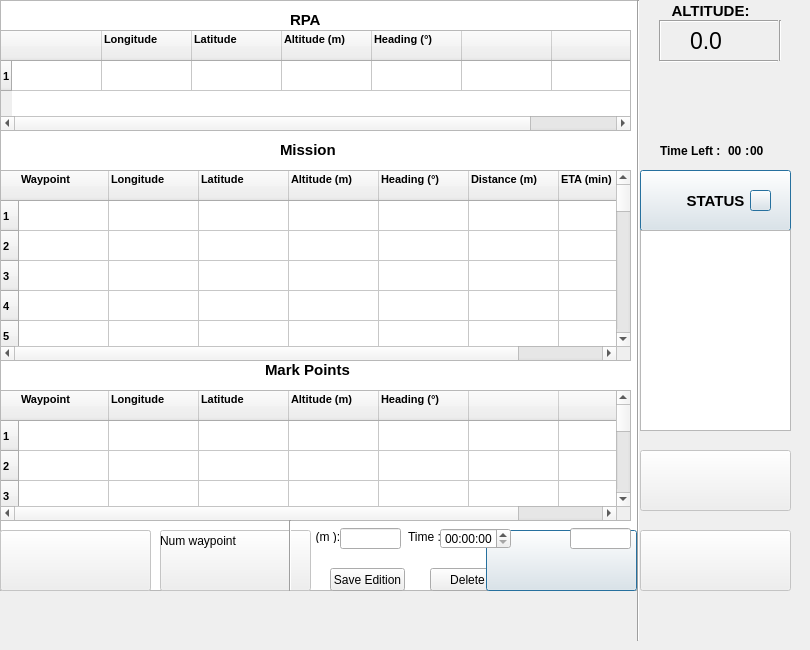
  <widget class="QWidget" name="centralwidget">
   <widget class="QListWidget" name="ListLogFinal">
    <property name="geometry">
     <rect>
      <x>0</x>
      <y>0</y>
      <width>638</width>
      <height>591</height>
     </rect>
    </property>
    <property name="autoFillBackground">
     <bool>false</bool>
    </property>
   </widget>
   <widget class="Line" name="line_5">
    <property name="geometry">
     <rect>
      <x>650</x>
      <y>20</y>
      <width>20</width>
      <height>41</height>
     </rect>
    </property>
    <property name="orientation">
     <enum>Qt::Vertical</enum>
    </property>
   </widget>
   <widget class="QComboBox" name="comboBox_ListWaypoint">
    <property name="geometry">
     <rect>
      <x>240</x>
      <y>530</y>
      <width>41</width>
      <height>22</height>
     </rect>
    </property>
   </widget>
   <widget class="QLabel" name="label_HDG">
    <property name="geometry">
     <rect>
      <x>520</x>
      <y>530</y>
      <width>46</width>
      <height>13</height>
     </rect>
    </property>
    <property name="text">
     <string>HDG (°) :</string>
    </property>
   </widget>
   <widget class="QLabel" name="label_Alt">
    <property name="geometry">
     <rect>
      <x>295</x>
      <y>530</y>
      <width>46</width>
      <height>13</height>
     </rect>
    </property>
    <property name="text">
     <string>Alt  (m ):</string>
    </property>
   </widget>
   <widget class="QPushButton" name="Delete_button">
    <property name="geometry">
     <rect>
      <x>430</x>
      <y>568</y>
      <width>75</width>
      <height>23</height>
     </rect>
    </property>
    <property name="text">
     <string>Delete</string>
    </property>
   </widget>
   <widget class="QPushButton" name="status_button">
    <property name="geometry">
     <rect>
      <x>640</x>
      <y>170</y>
      <width>151</width>
      <height>61</height>
     </rect>
    </property>
    <property name="font">
     <font>
      <pointsize>11</pointsize>
      <weight>75</weight>
      <bold>true</bold>
     </font>
    </property>
    <property name="text">
     <string>STATUS</string>
    </property>
    <property name="iconSize">
     <size>
      <width>60</width>
      <height>60</height>
     </size>
    </property>
    <property name="autoDefault">
     <bool>true</bool>
    </property>
    <property name="default">
     <bool>true</bool>
    </property>
    <property name="flat">
     <bool>false</bool>
    </property>
   </widget>
   <widget class="QLabel" name="labelRPA">
    <property name="geometry">
     <rect>
      <x>290</x>
      <y>10</y>
      <width>46</width>
      <height>20</height>
     </rect>
    </property>
    <property name="font">
     <font>
      <pointsize>11</pointsize>
      <weight>75</weight>
      <bold>true</bold>
     </font>
    </property>
    <property name="text">
     <string>RPA</string>
    </property>
   </widget>
   <widget class="QLabel" name="Time_left_Min">
    <property name="geometry">
     <rect>
      <x>728</x>
      <y>140</y>
      <width>21</width>
      <height>21</height>
     </rect>
    </property>
    <property name="font">
     <font>
      <pointsize>9</pointsize>
      <weight>75</weight>
      <bold>true</bold>
     </font>
    </property>
    <property name="text">
     <string>00</string>
    </property>
   </widget>
   <widget class="QPushButton" name="snapShoot_button">
    <property name="enabled">
     <bool>false</bool>
    </property>
    <property name="geometry">
     <rect>
      <x>160</x>
      <y>530</y>
      <width>151</width>
      <height>61</height>
     </rect>
    </property>
    <property name="toolTip">
     <string>SNAPSHOOT</string>
    </property>
    <property name="text">
     <string/>
    </property>
    <property name="icon">
     <iconset resource="ressource.qrc">
      <normaloff>:/new/prefix1/icon/11954231621344997843camera_pictogram_r5d_01.svg.hi.png</normaloff>:/new/prefix1/icon/11954231621344997843camera_pictogram_r5d_01.svg.hi.png</iconset>
    </property>
    <property name="iconSize">
     <size>
      <width>61</width>
      <height>50</height>
     </size>
    </property>
    <property name="autoDefault">
     <bool>true</bool>
    </property>
    <property name="default">
     <bool>true</bool>
    </property>
   </widget>
   <widget class="QLabel" name="label_Time">
    <property name="geometry">
     <rect>
      <x>408</x>
      <y>530</y>
      <width>46</width>
      <height>13</height>
     </rect>
    </property>
    <property name="text">
     <string>Time :</string>
    </property>
   </widget>
   <widget class="QPushButton" name="led_button">
    <property name="geometry">
     <rect>
      <x>750</x>
      <y>190</y>
      <width>21</width>
      <height>21</height>
     </rect>
    </property>
    <property name="minimumSize">
     <size>
      <width>21</width>
      <height>21</height>
     </size>
    </property>
    <property name="maximumSize">
     <size>
      <width>21</width>
      <height>21</height>
     </size>
    </property>
    <property name="text">
     <string/>
    </property>
    <property name="autoDefault">
     <bool>true</bool>
    </property>
    <property name="default">
     <bool>true</bool>
    </property>
   </widget>
   <widget class="QLabel" name="Time_left_point">
    <property name="geometry">
     <rect>
      <x>745</x>
      <y>140</y>
      <width>21</width>
      <height>21</height>
     </rect>
    </property>
    <property name="font">
     <font>
      <pointsize>10</pointsize>
      <weight>75</weight>
      <bold>true</bold>
     </font>
    </property>
    <property name="text">
     <string>:</string>
    </property>
   </widget>
   <widget class="QPushButton" name="FinishEdit_button_2">
    <property name="geometry">
     <rect>
      <x>530</x>
      <y>568</y>
      <width>75</width>
      <height>23</height>
     </rect>
    </property>
    <property name="text">
     <string>Finish Edition</string>
    </property>
   </widget>
   <widget class="Line" name="line_3">
    <property name="geometry">
     <rect>
      <x>660</x>
      <y>60</y>
      <width>118</width>
      <height>3</height>
     </rect>
    </property>
    <property name="orientation">
     <enum>Qt::Horizontal</enum>
    </property>
   </widget>
   <widget class="Marble::MarbleWidget" name="MarbleWidget_plan" native="true">
    <property name="geometry">
     <rect>
      <x>0</x>
      <y>0</y>
      <width>631</width>
      <height>521</height>
     </rect>
    </property>
    <property name="sizePolicy">
     <sizepolicy hsizetype="Preferred" vsizetype="Preferred">
      <horstretch>0</horstretch>
      <verstretch>0</verstretch>
     </sizepolicy>
    </property>
    <property name="cursor">
     <cursorShape>CrossCursor</cursorShape>
    </property>
    <property name="mouseTracking">
     <bool>false</bool>
    </property>
    <property name="toolTip">
     <string/>
    </property>
    <property name="whatsThis">
     <string/>
    </property>
    <property name="zoom" stdset="0">
     <number>2100</number>
    </property>
    <property name="mapThemeId" stdset="0">
     <string>earth/openstreetmap/openstreetmap.dgml</string>
    </property>
    <property name="projection" stdset="0">
     <number>0</number>
    </property>
    <property name="longitude" stdset="0">
     <double>1.400000000000001</double>
    </property>
    <property name="latitude" stdset="0">
     <double>43.600000000000001</double>
    </property>
    <property name="showOverviewMap" stdset="0">
     <bool>false</bool>
    </property>
    <property name="showScaleBar" stdset="0">
     <bool>false</bool>
    </property>
    <property name="showCompass" stdset="0">
     <bool>false</bool>
    </property>
    <property name="showGrid" stdset="0">
     <bool>false</bool>
    </property>
    <property name="showClouds" stdset="0">
     <bool>false</bool>
    </property>
    <property name="showAtmosphere" stdset="0">
     <bool>false</bool>
    </property>
    <property name="showPlaces" stdset="0">
     <bool>false</bool>
    </property>
    <property name="showCities" stdset="0">
     <bool>false</bool>
    </property>
    <property name="showTerrain" stdset="0">
     <bool>false</bool>
    </property>
    <property name="showOtherPlaces" stdset="0">
     <bool>false</bool>
    </property>
    <property name="showRelief" stdset="0">
     <bool>false</bool>
    </property>
    <property name="showBorders" stdset="0">
     <bool>false</bool>
    </property>
    <property name="showRivers" stdset="0">
     <bool>false</bool>
    </property>
    <property name="showLakes" stdset="0">
     <bool>false</bool>
    </property>
    <property name="volatileTileCacheLimit" stdset="0">
     <uLongLong>200000</uLongLong>
    </property>
   </widget>
   <widget class="Line" name="line_6">
    <property name="geometry">
     <rect>
      <x>770</x>
      <y>20</y>
      <width>20</width>
      <height>41</height>
     </rect>
    </property>
    <property name="orientation">
     <enum>Qt::Vertical</enum>
    </property>
   </widget>
   <widget class="QLabel" name="battery_label">
    <property name="geometry">
     <rect>
      <x>640</x>
      <y>70</y>
      <width>161</width>
      <height>71</height>
     </rect>
    </property>
    <property name="text">
     <string/>
    </property>
    <property name="pixmap">
     <pixmap resource="ressource.qrc">:/new/prefix1/icon/0.png</pixmap>
    </property>
    <property name="scaledContents">
     <bool>true</bool>
    </property>
   </widget>
   <widget class="Line" name="line">
    <property name="geometry">
     <rect>
      <x>623</x>
      <y>0</y>
      <width>31</width>
      <height>641</height>
     </rect>
    </property>
    <property name="orientation">
     <enum>Qt::Vertical</enum>
    </property>
   </widget>
   <widget class="QPushButton" name="start_button">
    <property name="enabled">
     <bool>false</bool>
    </property>
    <property name="geometry">
     <rect>
      <x>640</x>
      <y>370</y>
      <width>151</width>
      <height>61</height>
     </rect>
    </property>
    <property name="toolTip">
     <string>START MOTOR</string>
    </property>
    <property name="text">
     <string/>
    </property>
    <property name="icon">
     <iconset resource="ressource.qrc">
      <normaloff>:/new/prefix1/icon/engineOff.png</normaloff>:/new/prefix1/icon/engineOff.png</iconset>
    </property>
    <property name="iconSize">
     <size>
      <width>61</width>
      <height>151</height>
     </size>
    </property>
    <property name="checkable">
     <bool>false</bool>
    </property>
    <property name="autoDefault">
     <bool>true</bool>
    </property>
    <property name="default">
     <bool>true</bool>
    </property>
   </widget>
   <widget class="QLabel" name="label_Altitude_2">
    <property name="geometry">
     <rect>
      <x>690</x>
      <y>20</y>
      <width>71</width>
      <height>41</height>
     </rect>
    </property>
    <property name="font">
     <font>
      <pointsize>17</pointsize>
     </font>
    </property>
    <property name="text">
     <string>0.0</string>
    </property>
   </widget>
   <widget class="QLabel" name="labelMission">
    <property name="geometry">
     <rect>
      <x>280</x>
      <y>140</y>
      <width>61</width>
      <height>20</height>
     </rect>
    </property>
    <property name="font">
     <font>
      <pointsize>11</pointsize>
      <weight>75</weight>
      <bold>true</bold>
     </font>
    </property>
    <property name="text">
     <string>Mission</string>
    </property>
   </widget>
   <widget class="QPushButton" name="excute_button">
    <property name="enabled">
     <bool>false</bool>
    </property>
    <property name="geometry">
     <rect>
      <x>640</x>
      <y>450</y>
      <width>151</width>
      <height>61</height>
     </rect>
    </property>
    <property name="toolTip">
     <string>EXECUTE</string>
    </property>
    <property name="text">
     <string/>
    </property>
    <property name="icon">
     <iconset resource="ressource.qrc">
      <normaloff>:/new/prefix1/icon/takeoff.png</normaloff>:/new/prefix1/icon/takeoff.png</iconset>
    </property>
    <property name="iconSize">
     <size>
      <width>61</width>
      <height>151</height>
     </size>
    </property>
    <property name="autoDefault">
     <bool>true</bool>
    </property>
    <property name="default">
     <bool>true</bool>
    </property>
   </widget>
   <widget class="Line" name="line_4">
    <property name="geometry">
     <rect>
      <x>660</x>
      <y>20</y>
      <width>118</width>
      <height>3</height>
     </rect>
    </property>
    <property name="orientation">
     <enum>Qt::Horizontal</enum>
    </property>
   </widget>
   <widget class="QPushButton" name="SaveEdit_button">
    <property name="geometry">
     <rect>
      <x>330</x>
      <y>568</y>
      <width>75</width>
      <height>23</height>
     </rect>
    </property>
    <property name="text">
     <string>Save Edition</string>
    </property>
   </widget>
   <widget class="QTableWidget" name="tableWidget">
    <property name="geometry">
     <rect>
      <x>0</x>
      <y>170</y>
      <width>631</width>
      <height>191</height>
     </rect>
    </property>
    <property name="font">
     <font>
      <pointsize>8</pointsize>
      <weight>75</weight>
      <bold>true</bold>
     </font>
    </property>
    <property name="rowCount">
     <number>50</number>
    </property>
    <attribute name="horizontalHeaderDefaultSectionSize">
     <number>90</number>
    </attribute>
    <attribute name="horizontalHeaderHighlightSections">
     <bool>false</bool>
    </attribute>
    <attribute name="horizontalHeaderMinimumSectionSize">
     <number>90</number>
    </attribute>
    <attribute name="horizontalHeaderStretchLastSection">
     <bool>false</bool>
    </attribute>
    <attribute name="verticalHeaderMinimumSectionSize">
     <number>30</number>
    </attribute>
    <row/>
    <row/>
    <row/>
    <row/>
    <row/>
    <row/>
    <row/>
    <row/>
    <row/>
    <row/>
    <row/>
    <row/>
    <row/>
    <row/>
    <row/>
    <row/>
    <row/>
    <row/>
    <row/>
    <row/>
    <row/>
    <row/>
    <row/>
    <row/>
    <row/>
    <row/>
    <row/>
    <row/>
    <row/>
    <row/>
    <row/>
    <row/>
    <row/>
    <row/>
    <row/>
    <row/>
    <row/>
    <row/>
    <row/>
    <row/>
    <row/>
    <row/>
    <row/>
    <row/>
    <row/>
    <row/>
    <row/>
    <row/>
    <row/>
    <row/>
    <column>
     <property name="text">
      <string>Waypoint                                </string>
     </property>
     <property name="textAlignment">
      <set>AlignLeft|AlignTop</set>
     </property>
    </column>
    <column>
     <property name="text">
      <string>Longitude</string>
     </property>
     <property name="textAlignment">
      <set>AlignLeft|AlignTop</set>
     </property>
    </column>
    <column>
     <property name="text">
      <string>Latitude</string>
     </property>
     <property name="textAlignment">
      <set>AlignLeft|AlignTop</set>
     </property>
    </column>
    <column>
     <property name="text">
      <string>Altitude (m)
</string>
     </property>
     <property name="textAlignment">
      <set>AlignLeft|AlignTop</set>
     </property>
    </column>
    <column>
     <property name="text">
      <string>Heading (°)
</string>
     </property>
     <property name="textAlignment">
      <set>AlignLeft|AlignTop</set>
     </property>
    </column>
    <column>
     <property name="text">
      <string>Distance (m)  
</string>
     </property>
     <property name="textAlignment">
      <set>AlignLeft|AlignTop</set>
     </property>
    </column>
    <column>
     <property name="text">
      <string>ETA (min)
</string>
     </property>
     <property name="textAlignment">
      <set>AlignLeft|AlignTop</set>
     </property>
    </column>
   </widget>
   <widget class="QPushButton" name="NextWaypoint_button">
    <property name="enabled">
     <bool>true</bool>
    </property>
    <property name="geometry">
     <rect>
      <x>486</x>
      <y>530</y>
      <width>151</width>
      <height>61</height>
     </rect>
    </property>
    <property name="toolTip">
     <string>NEXT WAYPOINT </string>
    </property>
    <property name="text">
     <string/>
    </property>
    <property name="icon">
     <iconset resource="ressource.qrc">
      <normaloff>:/new/prefix1/icon/next.png</normaloff>:/new/prefix1/icon/next.png</iconset>
    </property>
    <property name="iconSize">
     <size>
      <width>61</width>
      <height>50</height>
     </size>
    </property>
    <property name="autoDefault">
     <bool>true</bool>
    </property>
    <property name="default">
     <bool>true</bool>
    </property>
   </widget>
   <widget class="QLineEdit" name="lineEdit_Alt">
    <property name="geometry">
     <rect>
      <x>340</x>
      <y>528</y>
      <width>61</width>
      <height>21</height>
     </rect>
    </property>
   </widget>
   <widget class="QPushButton" name="goHome_button">
    <property name="enabled">
     <bool>false</bool>
    </property>
    <property name="geometry">
     <rect>
      <x>640</x>
      <y>530</y>
      <width>151</width>
      <height>61</height>
     </rect>
    </property>
    <property name="toolTip">
     <string>GO HOME</string>
    </property>
    <property name="text">
     <string/>
    </property>
    <property name="icon">
     <iconset resource="ressource.qrc">
      <normaloff>:/new/prefix1/icon/HouseBlack.png</normaloff>:/new/prefix1/icon/HouseBlack.png</iconset>
    </property>
    <property name="iconSize">
     <size>
      <width>61</width>
      <height>151</height>
     </size>
    </property>
    <property name="autoDefault">
     <bool>true</bool>
    </property>
    <property name="default">
     <bool>true</bool>
    </property>
   </widget>
   <widget class="QTableWidget" name="tableMarkPoint">
    <property name="geometry">
     <rect>
      <x>0</x>
      <y>390</y>
      <width>631</width>
      <height>131</height>
     </rect>
    </property>
    <property name="font">
     <font>
      <pointsize>8</pointsize>
      <weight>75</weight>
      <bold>true</bold>
     </font>
    </property>
    <property name="rowCount">
     <number>50</number>
    </property>
    <attribute name="horizontalHeaderDefaultSectionSize">
     <number>90</number>
    </attribute>
    <attribute name="horizontalHeaderHighlightSections">
     <bool>false</bool>
    </attribute>
    <attribute name="horizontalHeaderMinimumSectionSize">
     <number>90</number>
    </attribute>
    <attribute name="horizontalHeaderStretchLastSection">
     <bool>false</bool>
    </attribute>
    <attribute name="verticalHeaderMinimumSectionSize">
     <number>30</number>
    </attribute>
    <row/>
    <row/>
    <row/>
    <row/>
    <row/>
    <row/>
    <row/>
    <row/>
    <row/>
    <row/>
    <row/>
    <row/>
    <row/>
    <row/>
    <row/>
    <row/>
    <row/>
    <row/>
    <row/>
    <row/>
    <row/>
    <row/>
    <row/>
    <row/>
    <row/>
    <row/>
    <row/>
    <row/>
    <row/>
    <row/>
    <row/>
    <row/>
    <row/>
    <row/>
    <row/>
    <row/>
    <row/>
    <row/>
    <row/>
    <row/>
    <row/>
    <row/>
    <row/>
    <row/>
    <row/>
    <row/>
    <row/>
    <row/>
    <row/>
    <row/>
    <column>
     <property name="text">
      <string>Waypoint                                </string>
     </property>
     <property name="textAlignment">
      <set>AlignLeft|AlignTop</set>
     </property>
    </column>
    <column>
     <property name="text">
      <string>Longitude</string>
     </property>
     <property name="textAlignment">
      <set>AlignLeft|AlignTop</set>
     </property>
    </column>
    <column>
     <property name="text">
      <string>Latitude</string>
     </property>
     <property name="textAlignment">
      <set>AlignLeft|AlignTop</set>
     </property>
    </column>
    <column>
     <property name="text">
      <string>Altitude (m)
</string>
     </property>
     <property name="textAlignment">
      <set>AlignLeft|AlignTop</set>
     </property>
    </column>
    <column>
     <property name="text">
      <string>Heading (°)
</string>
     </property>
     <property name="textAlignment">
      <set>AlignLeft|AlignTop</set>
     </property>
    </column>
    <column>
     <property name="text">
      <string/>
     </property>
     <property name="textAlignment">
      <set>AlignLeft|AlignTop</set>
     </property>
    </column>
    <column>
     <property name="text">
      <string/>
     </property>
     <property name="textAlignment">
      <set>AlignLeft|AlignTop</set>
     </property>
    </column>
   </widget>
   <widget class="QLabel" name="label_Num_Waypoint">
    <property name="enabled">
     <bool>true</bool>
    </property>
    <property name="geometry">
     <rect>
      <x>160</x>
      <y>530</y>
      <width>81</width>
      <height>21</height>
     </rect>
    </property>
    <property name="text">
     <string>Num waypoint</string>
    </property>
   </widget>
   <widget class="QLabel" name="label_Altitude">
    <property name="geometry">
     <rect>
      <x>640</x>
      <y>-20</y>
      <width>141</width>
      <height>61</height>
     </rect>
    </property>
    <property name="font">
     <font>
      <pointsize>11</pointsize>
      <weight>75</weight>
      <bold>true</bold>
     </font>
    </property>
    <property name="text">
     <string notr="true">ALTITUDE:</string>
    </property>
    <property name="textFormat">
     <enum>Qt::LogText</enum>
    </property>
    <property name="alignment">
     <set>Qt::AlignCenter</set>
    </property>
   </widget>
   <widget class="QLabel" name="Time_left_Seconde">
    <property name="geometry">
     <rect>
      <x>750</x>
      <y>140</y>
      <width>20</width>
      <height>21</height>
     </rect>
    </property>
    <property name="font">
     <font>
      <pointsize>9</pointsize>
      <weight>75</weight>
      <bold>true</bold>
     </font>
    </property>
    <property name="text">
     <string>00</string>
    </property>
   </widget>
   <widget class="QLabel" name="labelMark">
    <property name="geometry">
     <rect>
      <x>265</x>
      <y>360</y>
      <width>91</width>
      <height>20</height>
     </rect>
    </property>
    <property name="font">
     <font>
      <pointsize>11</pointsize>
      <weight>75</weight>
      <bold>true</bold>
     </font>
    </property>
    <property name="text">
     <string>Mark Points</string>
    </property>
   </widget>
   <widget class="QListWidget" name="listLog">
    <property name="geometry">
     <rect>
      <x>640</x>
      <y>230</y>
      <width>151</width>
      <height>201</height>
     </rect>
    </property>
   </widget>
   <widget class="QTableWidget" name="tableRPA">
    <property name="geometry">
     <rect>
      <x>0</x>
      <y>30</y>
      <width>631</width>
      <height>101</height>
     </rect>
    </property>
    <property name="font">
     <font>
      <pointsize>8</pointsize>
      <weight>75</weight>
      <bold>true</bold>
     </font>
    </property>
    <property name="rowCount">
     <number>1</number>
    </property>
    <attribute name="horizontalHeaderDefaultSectionSize">
     <number>90</number>
    </attribute>
    <attribute name="horizontalHeaderHighlightSections">
     <bool>false</bool>
    </attribute>
    <attribute name="horizontalHeaderMinimumSectionSize">
     <number>90</number>
    </attribute>
    <attribute name="horizontalHeaderStretchLastSection">
     <bool>false</bool>
    </attribute>
    <attribute name="verticalHeaderMinimumSectionSize">
     <number>30</number>
    </attribute>
    <row/>
    <column>
     <property name="text">
      <string/>
     </property>
     <property name="textAlignment">
      <set>AlignLeft|AlignTop</set>
     </property>
    </column>
    <column>
     <property name="text">
      <string>Longitude</string>
     </property>
     <property name="textAlignment">
      <set>AlignLeft|AlignTop</set>
     </property>
    </column>
    <column>
     <property name="text">
      <string>Latitude</string>
     </property>
     <property name="textAlignment">
      <set>AlignLeft|AlignTop</set>
     </property>
    </column>
    <column>
     <property name="text">
      <string>Altitude (m)
</string>
     </property>
     <property name="textAlignment">
      <set>AlignLeft|AlignTop</set>
     </property>
    </column>
    <column>
     <property name="text">
      <string>Heading (°)
</string>
     </property>
     <property name="textAlignment">
      <set>AlignLeft|AlignTop</set>
     </property>
    </column>
    <column>
     <property name="text">
      <string/>
     </property>
     <property name="textAlignment">
      <set>AlignLeft|AlignTop</set>
     </property>
    </column>
    <column>
     <property name="text">
      <string/>
     </property>
     <property name="textAlignment">
      <set>AlignLeft|AlignTop</set>
     </property>
    </column>
   </widget>
   <widget class="QLineEdit" name="lineEdit_HDG">
    <property name="geometry">
     <rect>
      <x>570</x>
      <y>528</y>
      <width>61</width>
      <height>21</height>
     </rect>
    </property>
   </widget>
   <widget class="QPushButton" name="addMark_button">
    <property name="enabled">
     <bool>false</bool>
    </property>
    <property name="geometry">
     <rect>
      <x>0</x>
      <y>530</y>
      <width>151</width>
      <height>61</height>
     </rect>
    </property>
    <property name="toolTip">
     <string>ADD MARK</string>
    </property>
    <property name="text">
     <string/>
    </property>
    <property name="icon">
     <iconset resource="ressource.qrc">
      <normaloff>:/new/prefix1/icon/add_mark.png</normaloff>:/new/prefix1/icon/add_mark.png</iconset>
    </property>
    <property name="iconSize">
     <size>
      <width>61</width>
      <height>50</height>
     </size>
    </property>
    <property name="autoDefault">
     <bool>true</bool>
    </property>
    <property name="default">
     <bool>true</bool>
    </property>
   </widget>
   <widget class="QLabel" name="label_Time_Left">
    <property name="geometry">
     <rect>
      <x>660</x>
      <y>140</y>
      <width>61</width>
      <height>21</height>
     </rect>
    </property>
    <property name="font">
     <font>
      <weight>75</weight>
      <bold>true</bold>
     </font>
    </property>
    <property name="text">
     <string>Time Left : </string>
    </property>
   </widget>
   <widget class="QTimeEdit" name="timeEdit_Mission">
    <property name="geometry">
     <rect>
      <x>440</x>
      <y>528</y>
      <width>71</width>
      <height>21</height>
     </rect>
    </property>
   </widget>
   <widget class="QPushButton" name="AddToMission_button">
    <property name="enabled">
     <bool>false</bool>
    </property>
    <property name="geometry">
     <rect>
      <x>0</x>
      <y>530</y>
      <width>151</width>
      <height>61</height>
     </rect>
    </property>
    <property name="toolTip">
     <string>ADD TO MISSION</string>
    </property>
    <property name="text">
     <string/>
    </property>
    <property name="icon">
     <iconset resource="ressource.qrc">
      <normaloff>:/new/prefix1/icon/edit_add.png</normaloff>:/new/prefix1/icon/edit_add.png</iconset>
    </property>
    <property name="iconSize">
     <size>
      <width>61</width>
      <height>50</height>
     </size>
    </property>
    <property name="autoDefault">
     <bool>true</bool>
    </property>
    <property name="default">
     <bool>true</bool>
    </property>
   </widget>
   <widget class="Marble::MarbleWidget" name="MarbleWidget_smallView" native="true">
    <property name="geometry">
     <rect>
      <x>650</x>
      <y>240</y>
      <width>141</width>
      <height>121</height>
     </rect>
    </property>
    <property name="minimumSize">
     <size>
      <width>25</width>
      <height>25</height>
     </size>
    </property>
    <property name="maximumSize">
     <size>
      <width>141</width>
      <height>121</height>
     </size>
    </property>
    <property name="toolTip">
     <string>The Earth</string>
    </property>
    <property name="whatsThis">
     <string>The Marble widget displays a virtual globe.</string>
    </property>
    <property name="zoom" stdset="0">
     <number>2100</number>
    </property>
    <property name="mapThemeId" stdset="0">
     <string>earth/openstreetmap/openstreetmap.dgml</string>
    </property>
    <property name="longitude" stdset="0">
     <double>1.400000000000000</double>
    </property>
    <property name="latitude" stdset="0">
     <double>43.600000000000001</double>
    </property>
    <property name="showOverviewMap" stdset="0">
     <bool>false</bool>
    </property>
    <property name="showScaleBar" stdset="0">
     <bool>false</bool>
    </property>
    <property name="showCompass" stdset="0">
     <bool>false</bool>
    </property>
   </widget>
   <widget class="Line" name="line_2">
    <property name="geometry">
     <rect>
      <x>280</x>
      <y>520</y>
      <width>20</width>
      <height>71</height>
     </rect>
    </property>
    <property name="orientation">
     <enum>Qt::Vertical</enum>
    </property>
   </widget>
  </widget>
